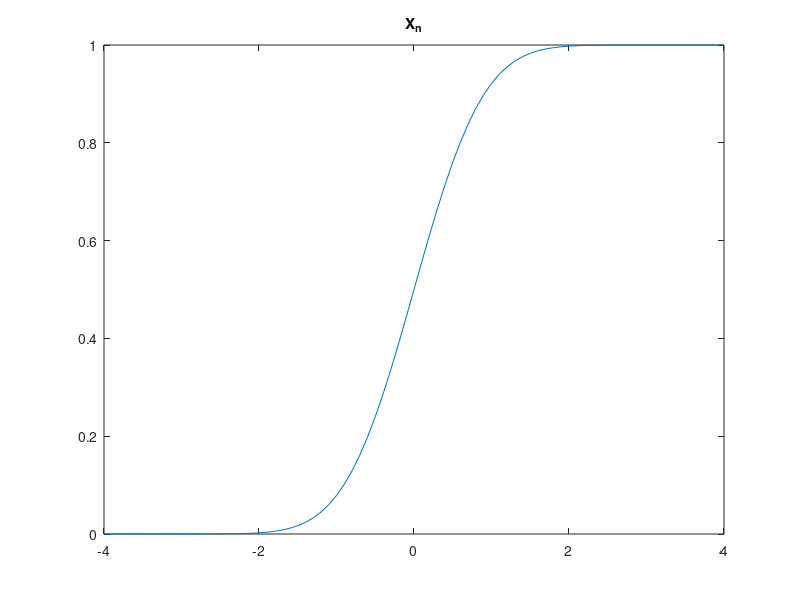
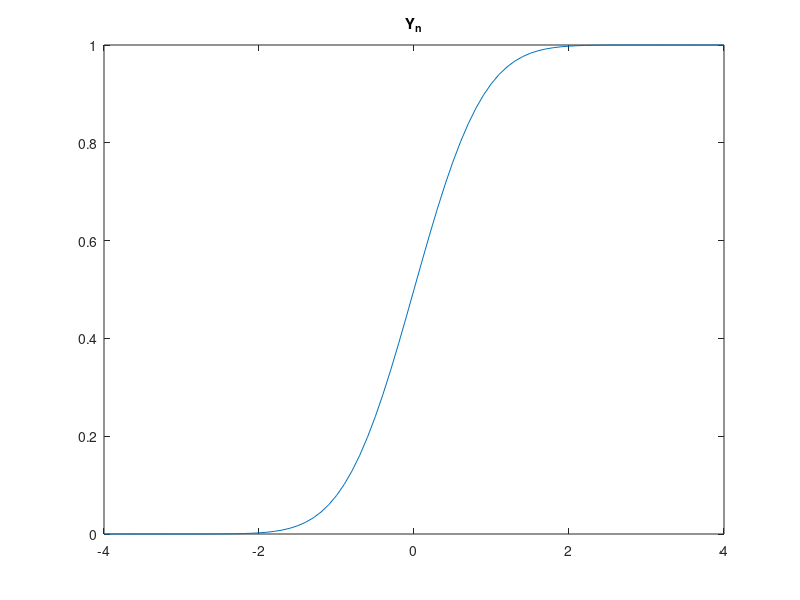

MATLAB code for these plots, in order:
function question6
%X_n
x=-4:0.1:4;
mu=0;
sigma=sqrt(0.5);
y=normcdf(x,mu,sigma);
figure(3);
plot(x,y) 
title('X_n');
%Y_n
x=-4:0.1:4;
mu=0;
sigma=sqrt(0.5);
y=normcdf(x,mu,sigma);
figure(4);
plot(x,y)    
title('Y_n');